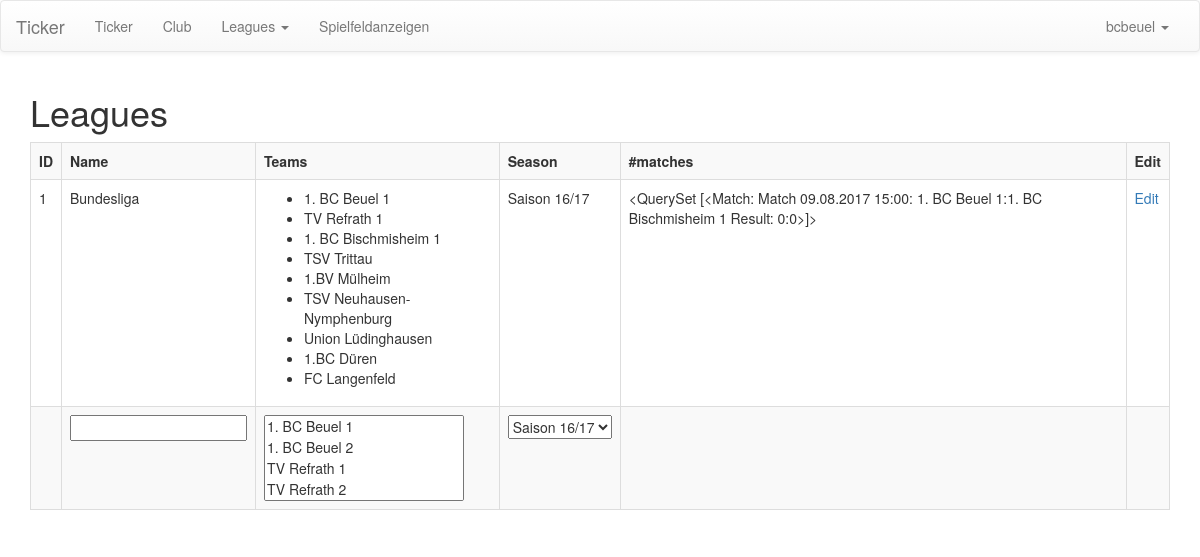
/ticker/manage/league/ (signed in), run on the app's committed database.
### ticker/models/leaguestructure.py (models this page shows, shortened)
class League(models.Model):
    name = models.CharField(max_length=255)
    associated_season = models.ForeignKey('Season')
    teams = models.ManyToManyField(Team)
    matches = models.ManyToManyField(Match)
    def get_name(self):
        return self.name
    def get_season(self):
        return self.associated_season
    def get_teams_in_league(self):
        return self.teams.all()
    def get_matches_in_league(self):
        return self.matches.filter(canceled=False)

class Season(models.Model):
    season_name = models.CharField(max_length=255)
    start_date = models.DateTimeField(default=timezone.now())
    end_date = models.DateTimeField(default=timezone.now())
    active = models.BooleanField(default=True)
    def get_name(self):
        return self.season_name

### ticker/models/player_clubs.py (models this page shows, shortened)
class Team(models.Model):
    parent_club = models.ForeignKey(Club, CASCADE, default=1)
    team_name = models.CharField(max_length=255)
    players = models.ManyToManyField(Player, blank=True)
    fields = models.ManyToManyField('PlayingField', blank=True)
    def get_name(self):
        return self.team_name

### ticker/models/matchstructure.py (models this page shows, shortened)
class Match(models.Model):
    match_time = models.DateTimeField()
    create_time = models.DateTimeField(auto_now=True)
    canceled = models.BooleanField(default=False)
    rule = models.ForeignKey(Rules)
    team_a = models.ForeignKey(Team, related_name='team_a')
    team_b = models.ForeignKey(Team, related_name='team_b')
    games = ManyToManyField(Game, blank=True)
    def get_all_games(self):
        return self.games.all()
    def get_score(self):
        games = self.get_all_games()
        score_team_a = 0
        score_team_b = 0
        for game in games:
            if not game.is_finished(self.rule):
                continue
        return [score_team_a, score_team_b]
    def __str__(self):
        return 'Match {0}: {1}:{2} Result: {3}:{4}'.format(
            self.match_time.strftime('%d.%m.%Y %H:%M'),
            self.team_a.get_name(),
            self.team_b.get_name(),
            self.get_score()[0],
            self.get_score()[1]
        )

class Game(models.Model):
    name = models.CharField(max_length=64)
    player_a = ManyToManyField(Player, related_name='player_a', blank=True)
    player_b = ManyToManyField(Player, related_name='player_b', blank=True)
    sets = ManyToManyField(Set, blank=True)
    game_types = (('single', 'Herreneinzel'),
                  ('womansingle', 'Dameneinzel'),
                  ('men_double', 'Herrendoppel'),
                  ('women_double', 'Frauendoppel'),
                  ('mixed', 'Mixed'))
    current_set = models.IntegerField(default=1)
    game_type = models.CharField(max_length=32, choices=game_types)
    presses_json = models.TextField(default=None, blank=True, null=True)
    def is_finished(self, rule):
        return self.is_won(rule)
    def get_set_score(self, rule):
        won_team_a = 0
        won_team_b = 0
        for set in self.sets.all():
            if set.set_won_by_team_a(rule):
                won_team_a += 1
            if set.set_won_by_team_b(rule):
                won_team_b += 1
        return [won_team_a, won_team_b]
    def is_won(self, rule):
        won_team_a, won_team_b = self.get_set_score(rule)
        if won_team_a == 3 or won_team_b == 3:
            return True
        return False

class Set(models.Model):
    set_number = models.IntegerField(default=1)
    points_team_a = ManyToManyField(Point, related_name='points_team_a', blank=True)
    points_team_b = ManyToManyField(Point, related_name='points_team_b', blank=True)
    def set_won_by_team_a(self, rule):
        score = self.get_score()
        return rule.team_a_won(score)
    def set_won_by_team_b(self, rule):
        score = self.get_score()
        return rule.team_b_won(score)
    def get_score(self):
        return [self.points_team_a.filter(canceled=False).count(),
                self.points_team_b.filter(canceled=False).count()]

### ticker/views/user_interface.py (the view)
# urls.py: url(r'^manage/league/([0-9]+)/?$', manage_league, name='manage_league_details'),
@login_required
def manage_league(request, league_id=None):
    if league_id is not None:
        league = League.objects.get(id=league_id)
    else:
        league = None
    context = dict(leagues=League.objects.all(),
                   teams=Team.objects.all(),
                   seasons=Season.objects.filter(active=True),
                   league=league
                   )
    return render(request, 'user/manage_league.html', context)

### ticker/models/matchstructure.py (called while the page is built)
    def team_a_won(self, score):
        if score[0] == 11 and (score[0] - score[1]) >= 2:
            return True
        if score[0] > 11 and (score[0] - score[1]) == 2:
            return True
        if score[0] == 15 and score[1] == 14:
            return True
        return False

    def team_b_won(self, score):
        return self.team_a_won(list(reversed(score)))

### ticker/templatetags/custom_tags.py (called while the page is built)
@register.filter
def get_club(user):
    assert(isinstance(user, User))
    p = Profile.objects.filter(user=user).first()
    if p is None:
        return None
    return p.associated_club

@register.filter
def get_leagues_club(user):
    club = get_club(user)
    leagues = League.objects.filter(teams__parent_club=club).distinct()
    return leagues

### ticker/templates/user/manage_league.html (shortened to what this page needs)
{% extends 'user/manage_base.html' %}
{% load custom_tags %}
{% block content %}
    <div class="container">
        <div class="row">
            <div class="col-sm-12">
                <h1>Leagues</h1>
                <form action="{% url 'add_league' %}" method="post">
                    <table class="table table-bordered table-striped">
                        <tr>
                            <th>ID</th>
                            <th>Name</th>
                            <th>Teams</th>
                            <th>Season</th>
                            <th>#matches</th>
                            <th>Edit</th>
                        </tr>
                        {% for league in leagues %}
                            <tr>
                                <td>{{ league.id }}</td>
                                <td>{{ league.get_name }}</td>
                                <td>
                                    <ul>
                                        {% for team in league.get_teams_in_league %}
                                            <li>{{ team.get_name }}</li>
                                        {% endfor %}
                                    </ul>
                                </td>
                                <td>
                                    {{ league.get_season.get_name }}
                                </td>
                                <td>
                                    {{ league.get_matches_in_league }}
                                </td>
                                <td>
                                    <a href="{% url 'manage_league_details' league.id %}">Edit</a>
                                </td>
                            </tr>
                        {% endfor %}
                        <tr>
                            <td></td>
                            <td>
                                <input name="league_name" type="text" title="Name der Liga"/>
                            </td>
                            <td>
                                <select title="Teilnehmer der Liga" name="teams" multiple>
                                    {% for team in teams %}
                                        <option value="{{ team.id }}">{{ team.get_name }}</option>
                                    {% endfor %}
                                </select>
                            </td>
                            <td>
                                <select title="Assoziierte Saison" name="season">
                                    {% for season in seasons %}
                                        <option value="{{ season.id }}">{{ season.get_name }}</option>
                                    {% endfor %}
                                </select>
                            </td>
                            <td></td>
                            <td>
                            </td>
                        </tr>
                    </table>
                </form>
            </div>
        </div>
    </div>
{% endblock %}

### ticker/templates/user/manage_base.html (shortened to what this page needs)
{% extends 'base.html' %}
{% load custom_tags %}
{% block navigation %}
    {% if request.user.is_authenticated %}
    <nav class="navbar navbar-default">
        <div class="container-fluid">
            <div class="navbar-header">
                <a class="navbar-brand" href="{% url 'manage_dashboard' %}">Ticker</a>
            </div>
            <div class="collapse navbar-collapse" id="bs-example-navbar-collapse-1">
                <ul class="nav navbar-nav">
                    {% url 'manage_ticker' as tickerurl %}
                    <li {% if tickerurl == request.get_full_path %} class="active" {% endif %}>
                        <a href="{{ tickerurl }}">
                            Ticker
                        </a>
                    </li>
                    <li>
                        {% with responsible_club=request.user|get_club %}
                            {% if responsible_club %}
                                <a href="{% url 'manage_club_details' responsible_club.id %}">Club</a>
                            {% else %}
                                {% if request.user.is_superuser %}
                                    <a href="{% url 'manage_clubs' %}">Club</a>
                                {% endif %}
                            {% endif %}
                        {% endwith %}
                    </li>
                    <li class="dropdown">
                        <a href="#" class="dropdown-toggle" data-toggle="dropdown" role="button" aria-haspopup="true" aria-expanded="false">
                            Leagues
                            <span class="caret"></span>
                        </a>
                    </li>
                    <li><a href="{% url 'display_dashboard' %}">Spielfeldanzeigen</a></li>
                </ul>
                <ul class="nav navbar-nav navbar-right">
                    <li class="dropdown">
                        <a href="#" class="dropdown-toggle" data-toggle="dropdown"
                           role="button" aria-haspopup="true" aria-expanded="false">{{ request.user }} <span class="caret"></span></a>
                    </li>
                </ul>
            </div>
        </div>
    </nav>
    {% endif %}
{% endblock %}

### data on the page
League: id "1", get_name "Bundesliga", get_season.get_name "Saison 16/17", get_matches_in_league "<QuerySet [<Match: Match 09.08.2017 15:00: 1. BC Beuel 1:1. BC Bischmisheim 1 Result: 0:0>]>"
Team: get_name "1. BC Beuel 1", {{ team.id }} 1 (drawn)
Team: get_name "TV Refrath 1", {{ team.id }} 3 (drawn)
Team: get_name "1. BC Bischmisheim 1"
Team: get_name "TSV Trittau"
Team: get_name "1.BV Mülheim"
Team: get_name "TSV Neuhausen-Nymphenburg"
Team: get_name "Union Lüdinghausen"
Team: get_name "1.BC Düren"
Team: get_name "FC Langenfeld"

### other printed values
{{ request.user }} "bcbeuel"
form field season "Saison 16/17"
